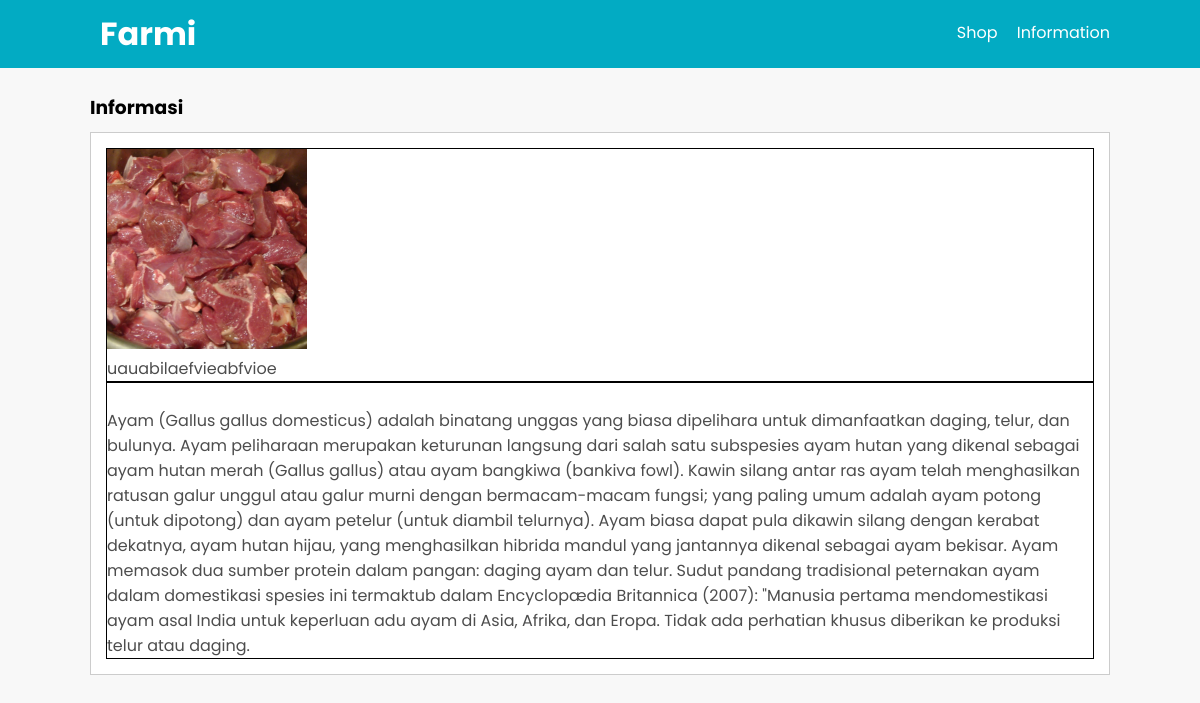
The app's page /informasi.php with its own data.
### tables this page shows
CREATE TABLE `information` (
  `id_information` int(11) NOT NULL,
  `nama` varchar(255) NOT NULL,
  `gambar` varchar(115) NOT NULL,
  `isi` text NOT NULL
);

### informasi.php (the view, shortened to what this page needs)
<!DOCTYPE html>
<html lang="en">
<head>
    <link rel="stylesheet" href="css/style.css">
</head>
<body>
    <header>
        <div class="container">
            <h1><a href="index.php">Farmi</a></h1>
            <ul>
                <li><a href="index.php">Shop</a></li>
                <li><a href="informasi.php">Information</a></li>
            </ul>
        </div>
    </header>
    <div class="section">
        <div class="container">
            <h3>Informasi</h3>
            <div class="box">
                <?php
                    include("db.php");
                    $inf = mysqli_query($conn, "SELECT * FROM information ORDER BY id_information DESC");
                    if(mysqli_num_rows($inf) > 0){
                        while($i = mysqli_fetch_array($inf)){
                ?>
                <div class="col-4-info">
                    <img src="info-photo/<?php echo $i['gambar'] ?>" alt="" width="200px">
                    <p><?php echo $i['isi'] ?></p>
                </div>
            <?php }} ?>
            </div>
        </div>
    </div>
</body>
</html>

### css/style.css (style rules this page uses)
* { padding: 0; margin: 0; font-family: 'Poppins',sans-serif; }
body { background-color: #f8f8f8; }
a { color: inherit; text-decoration: none; }
header { background-color: #02ABC3; color: #fff; }
header h1 { float: left; padding: 10px; }
header ul { float: right; }
header ul li { display: inline-block; }
header ul li a { padding: 20px 0 20px 15px; display: inline-block; }
.container { width: 85%; margin: 0 auto; }
.container:after { content: ''; display: block; clear: both; }
.section { padding: 25px 0; }
.box { background-color: #fff; border: 1px solid #ccc; padding: 15px; box-sizing: border-box; margin: 10px 0; }
.box::after { content: ''; display: block; clear: both; }
.container p { color: rgb(77, 77, 77); }
.col-4-info { border: 1px solid; }

### records on screen
information: gambar (picture), isi "uauabilaefvieabfvioe"
information: isi "Ayam (Gallus gallus domesticus) adalah binatang unggas yang biasa dipelihara untuk dimanfaatkan daging, telur, dan bulunya. Ayam peliharaan merupakan keturunan langsung dari salah satu subspesies ayam hutan yang dikenal sebagai ayam hutan merah (Gallus gallus) atau ayam bangkiwa (bankiva fowl). Kawin silang antar ras ayam telah menghasilkan ratusan galur unggul atau galur murni dengan bermacam-macam fungsi; yang paling umum adalah ayam potong (untuk dipotong) dan ayam petelur (untuk diambil telurnya). Ayam biasa dapat pula dikawin silang dengan kerabat dekatnya, ayam hutan hijau, yang menghasilkan hibrida mandul yang jantannya dikenal sebagai ayam bekisar. Ayam memasok dua sumber protein…"
